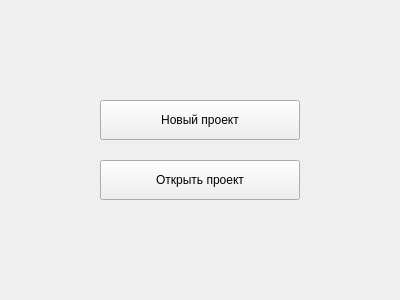
<?xml version="1.0" encoding="UTF-8"?>
<ui version="4.0">
 <class>LauncherWindow</class>
 <widget class="QWidget" name="LauncherWindow">
  <property name="geometry">
   <rect>
    <x>0</x>
    <y>0</y>
    <width>400</width>
    <height>300</height>
   </rect>
  </property>
  <property name="windowTitle">
   <string>Electrostatic2D</string>
  </property>
  <widget class="QPushButton" name="btnNew">
   <property name="geometry">
    <rect>
     <x>100</x>
     <y>100</y>
     <width>200</width>
     <height>40</height>
    </rect>
   </property>
   <property name="text">
    <string>Новый проект</string>
   </property>
  </widget>
  <widget class="QPushButton" name="btnOpen">
   <property name="geometry">
    <rect>
     <x>100</x>
     <y>160</y>
     <width>200</width>
     <height>40</height>
    </rect>
   </property>
   <property name="text">
    <string>Открыть проект</string>
   </property>
  </widget>
 </widget>
 <resources/>
 <connections/>
</ui>
